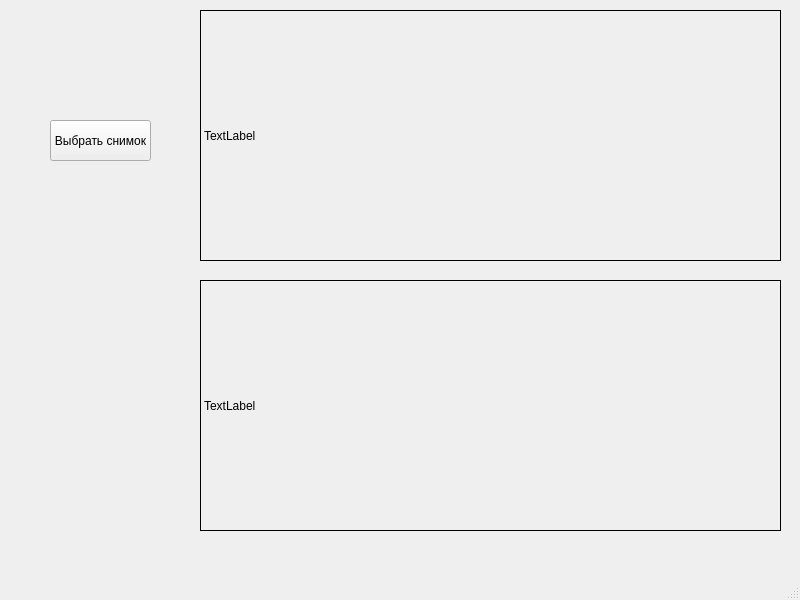
<?xml version="1.0" encoding="UTF-8"?>
<ui version="4.0">
 <class>MainWindow</class>
 <widget class="QMainWindow" name="MainWindow">
  <property name="geometry">
   <rect>
    <x>0</x>
    <y>0</y>
    <width>800</width>
    <height>600</height>
   </rect>
  </property>
  <property name="windowTitle">
   <string>MainWindow</string>
  </property>
  <widget class="QWidget" name="centralwidget">
   <widget class="QPushButton" name="selectImgBtn">
    <property name="geometry">
     <rect>
      <x>50</x>
      <y>120</y>
      <width>101</width>
      <height>41</height>
     </rect>
    </property>
    <property name="text">
     <string>Выбрать снимок</string>
    </property>
   </widget>
   <widget class="QLabel" name="OriginalImage">
    <property name="geometry">
     <rect>
      <x>200</x>
      <y>10</y>
      <width>581</width>
      <height>251</height>
     </rect>
    </property>
    <property name="frameShape">
     <enum>QFrame::Box</enum>
    </property>
    <property name="text">
     <string>TextLabel</string>
    </property>
   </widget>
   <widget class="QLabel" name="NewImage">
    <property name="geometry">
     <rect>
      <x>200</x>
      <y>280</y>
      <width>581</width>
      <height>251</height>
     </rect>
    </property>
    <property name="frameShape">
     <enum>QFrame::Box</enum>
    </property>
    <property name="text">
     <string>TextLabel</string>
    </property>
   </widget>
  </widget>
  <widget class="QMenuBar" name="menubar">
   <property name="geometry">
    <rect>
     <x>0</x>
     <y>0</y>
     <width>800</width>
     <height>21</height>
    </rect>
   </property>
  </widget>
  <widget class="QStatusBar" name="statusbar"/>
 </widget>
 <resources/>
 <connections/>
</ui>
